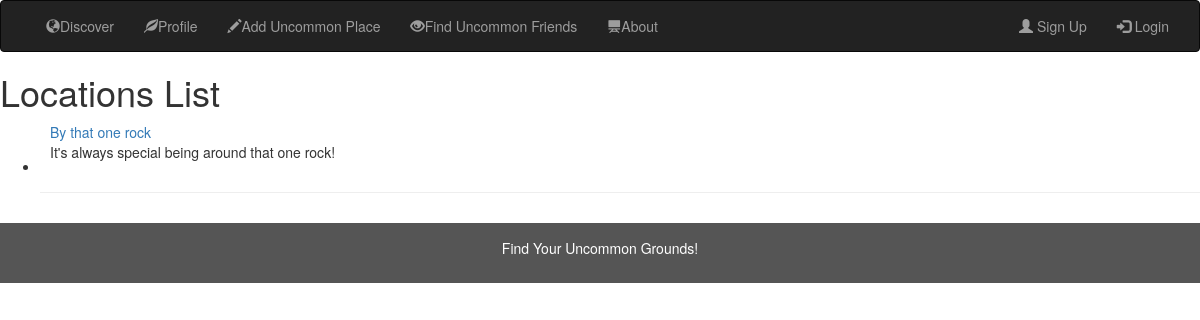
Page /UncommonGrounds/locations/ on the committed database.
### UncommonGrounds/models.py (models this page shows, shortened)
class Location(models.Model):
    name = models.CharField(max_length=100, help_text="Enter the name of location")
    """GPS_coordinates = """
    description = models.TextField(max_length=1000, help_text="Brief description of location")
    tags = models.ManyToManyField(Tag)
    ratings = models.FloatField()
    popularity = models.IntegerField()
    comments = models.TextField(max_length=1000)
    added = models.DateTimeField(auto_now_add=True)
    image = models.ImageField(upload_to = 'location_images/')

### UncommonGrounds/views.py (the view)
# urls.py: path('locations/', views.LocationListView.as_view(), name='locations'),
class LocationListView(generic.ListView):
    model = Location

### UncommonGrounds/templates/UncommonGrounds/location_list.html (shortened to what this page needs)
{% extends "base_generic.html" %}
{% block content %}
  <h1>Locations List</h1>
  {% if location_list %}
  <ul>
    {% for location in location_list %}
    <li>
      <div class="media">
        <div class="media-left">
        </div>
        <div class="media-body">
          <a href="{{ location.get_absolute_url }}">{{ location.name }}</a>
          <p>{{ location.description }}</p>
        </div>
      <hr>
      </div>
    </li>
    {% endfor %}
  </ul>
  {% else %}
    <p>There are no locations added yet!</p>
  {% endif %}
{% endblock %}

### rows in the picture
Location: name "By that one rock", description "It's always special being around that one rock!"
